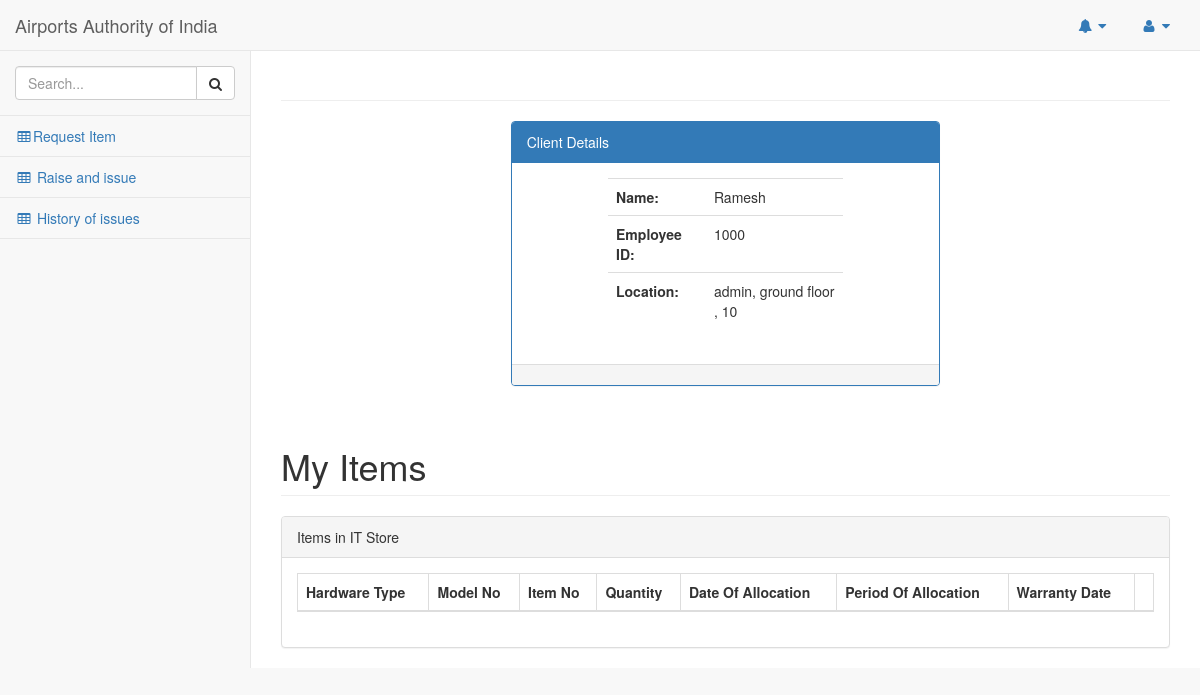
The app's page /pages/client.php (signed in) with its own data.
### tables this page shows
CREATE TABLE `employee_table` (
  `Employee_ID` varchar(50) NOT NULL,
  `Name` varchar(50) NOT NULL,
  `Department` varchar(50) NOT NULL,
  `Email` varchar(50) NOT NULL,
  `Location` varchar(50) NOT NULL,
  `Type` varchar(15) NOT NULL
);

### pages/client.php (the view, shortened to what this page needs)
<!DOCTYPE html>
<html lang="en">
<head>
    <link href="../vendor/bootstrap/css/bootstrap.min.css" rel="stylesheet">
    <link href="../vendor/metisMenu/metisMenu.min.css" rel="stylesheet">
    <link href="../vendor/datatables-plugins/dataTables.bootstrap.css" rel="stylesheet">
    <link href="../vendor/datatables-responsive/dataTables.responsive.css" rel="stylesheet">
    <link href="../dist/css/sb-admin-2.css" rel="stylesheet">
    <link href="../vendor/font-awesome/css/font-awesome.min.css" rel="stylesheet" type="text/css">
</head>
<body>
<?php
    $var=$_SESSION['emp_id'];
    $query = "select Name,Employee_ID,Location from employee_table where Employee_ID='$var'";
    $run=mysql_query($query);
    $row=mysql_fetch_array($run);
 ?>
    <div id="wrapper">
        <nav class="navbar navbar-default navbar-static-top" role="navigation" style="margin-bottom: 0">
            <div class="navbar-header">
                <a class="navbar-brand" href="index.html">Airports Authority of India</a>
            </div>
            <ul class="nav navbar-top-links navbar-right">
                <li class="dropdown">
                    <a class="dropdown-toggle" data-toggle="dropdown" href="#">
                        <i class="fa fa-bell fa-fw"></i> <i class="fa fa-caret-down"></i>
                    </a>
                </li>
                <li class="dropdown">
                    <a class="dropdown-toggle" data-toggle="dropdown" href="#">
                        <i class="fa fa-user fa-fw"></i> <i class="fa fa-caret-down"></i>
                    </a>
                </li>
            </ul>
            <div class="navbar-default sidebar" role="navigation">
                <div class="sidebar-nav navbar-collapse">
                    <ul class="nav" id="side-menu">
                        <li class="sidebar-search">
                            <div class="input-group custom-search-form">
                                <input type="text" class="form-control" placeholder="Search...">
                                <span class="input-group-btn">
                                <button class="btn btn-default" type="button">
                                    <i class="fa fa-search"></i>
                                </button>
                            </span>
                            </div>
                        </li>
                        <li>
                            <a href="requestsupp.html"><i class="fa fa-table fa-fw"></i>Request Item</a>
                        </li>
                        <li>
                            <a href="collectsupp.php"><i class="fa fa-table fa-fw"></i> Raise and issue</a>
                        </li>
                        <li>
                            <a href="collectsupp.php"><i class="fa fa-table fa-fw"></i> History of issues</a>
                        </li>
                </div>
            </div>
        </nav>
       <div id="page-wrapper">
       <div class="row">
                <div class="col-lg-12">
                    <h1 class="page-header"></h1>
                </div>
            </div>
            <div class="row">
                <div class="col-lg-6 col-md-offset-3">
                    <div class="panel panel-primary">
                        <div class="panel-heading">
                            Client Details
                        </div>
                        <div class="panel-body">
                        <div class="col-lg-8 col-md-offset-2">
                            <div class="table-responsive">
                                <table class="table">
                                   <?php
                                        echo "<tr>
                                        <td><strong>Name:</strong></td>
                                        <td>{$row['Name']}</td>
                                        </tr>
                                        <tr>
                                        <td><strong>Employee ID:</strong></td>
                                        <td>{$row['Employee_ID']}</td>
                                        </tr>
                                        <tr>
                                        <td><strong>Location:</strong></td>
                                        <td>{$row['Location']}</td>
                                        </tr>"
                                    ?>
                                </table>
                            </div>
                        </div>
                    </div>
                        <div class="panel-footer">
                        </div>
                    </div>
                </div>
            </div>
           <div class="row">
                <div class="col-lg-12">
                    <h1 class="page-header">My Items</h1>
                </div>
            </div>
            <div class="row">
                <div class="col-lg-12">
                    <div class="panel panel-default">
                        <div class="panel-heading">
                            Items in IT Store
                        </div>
                        <div class="panel-body">
                            <table width="100%" class="table table-striped table-bordered table-hover" id="dataTables-example">
                                <thead>
                                <th><strong>Hardware Type</strong></th>
                                <th><strong>Model No</strong></th>
                                <th><strong>Item No</strong></th>
                                <th><strong>Quantity</strong></th>
                                <th><strong>Date Of Allocation</strong></th>
                                <th><strong>Period Of Allocation</strong></th>
                                <th><strong>Warranty Date</strong></th>
                                <th><strong></strong></th>
                                </thead>
                            </table>
                        </div>
                    </div>
                </div>
            </div>
        </div>
    </div>
</body>
</html>

### records on screen
employee_table: Name "Ramesh", Employee_ID "1000", Location "admin, ground floor , 10"
